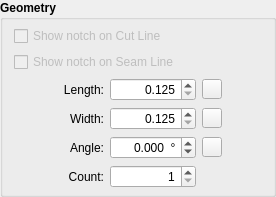
              <widget class="QGroupBox" name="geometry_GroupBox">
               <property name="minimumSize">
                <size>
                 <width>0</width>
                 <height>0</height>
                </size>
               </property>
               <property name="font">
                <font>
                 <pointsize>9</pointsize>
                 <bold>true</bold>
                </font>
               </property>
               <property name="title">
                <string>Geometry</string>
               </property>
               <layout class="QVBoxLayout" name="verticalLayout_27">
                <property name="topMargin">
                 <number>6</number>
                </property>
                <property name="bottomMargin">
                 <number>6</number>
                </property>
                <item>
                 <widget class="QCheckBox" name="showNotch_CheckBox">
                  <property name="enabled">
                   <bool>false</bool>
                  </property>
                  <property name="sizePolicy">
                   <sizepolicy hsizetype="Minimum" vsizetype="Fixed">
                    <horstretch>0</horstretch>
                    <verstretch>0</verstretch>
                   </sizepolicy>
                  </property>
                  <property name="font">
                   <font>
                    <pointsize>9</pointsize>
                    <bold>false</bold>
                   </font>
                  </property>
                  <property name="toolTip">
                   <string>Show notch on the cut line.</string>
                  </property>
                  <property name="text">
                   <string>Show notch on Cut Line</string>
                  </property>
                 </widget>
                </item>
                <item>
                 <widget class="QCheckBox" name="showSeamlineNotch_CheckBox">
                  <property name="enabled">
                   <bool>false</bool>
                  </property>
                  <property name="font">
                   <font>
                    <pointsize>9</pointsize>
                    <bold>false</bold>
                   </font>
                  </property>
                  <property name="toolTip">
                   <string>Show notch on the seam line.</string>
                  </property>
                  <property name="text">
                   <string>Show notch on Seam Line</string>
                  </property>
                 </widget>
                </item>
                <item>
                 <layout class="QGridLayout" name="gridLayout_2">
                  <item row="3" column="1">
                   <widget class="QSpinBox" name="notchCount_SpinBox">
                    <property name="sizePolicy">
                     <sizepolicy hsizetype="Expanding" vsizetype="Fixed">
                      <horstretch>0</horstretch>
                      <verstretch>0</verstretch>
                     </sizepolicy>
                    </property>
                    <property name="minimumSize">
                     <size>
                      <width>50</width>
                      <height>0</height>
                     </size>
                    </property>
                    <property name="font">
                     <font>
                      <pointsize>9</pointsize>
                      <bold>false</bold>
                     </font>
                    </property>
                    <property name="alignment">
                     <set>Qt::AlignRight|Qt::AlignTrailing|Qt::AlignVCenter</set>
                    </property>
                    <property name="minimum">
                     <number>1</number>
                    </property>
                    <property name="maximum">
                     <number>3</number>
                    </property>
                   </widget>
                  </item>
                  <item row="1" column="0">
                   <widget class="QLabel" name="notchWidth_Label">
                    <property name="sizePolicy">
                     <sizepolicy hsizetype="Fixed" vsizetype="Preferred">
                      <horstretch>0</horstretch>
                      <verstretch>0</verstretch>
                     </sizepolicy>
                    </property>
                    <property name="minimumSize">
                     <size>
                      <width>90</width>
                      <height>0</height>
                     </size>
                    </property>
                    <property name="maximumSize">
                     <size>
                      <width>0</width>
                      <height>16777215</height>
                     </size>
                    </property>
                    <property name="font">
                     <font>
                      <pointsize>9</pointsize>
                      <bold>false</bold>
                     </font>
                    </property>
                    <property name="text">
                     <string> Width:</string>
                    </property>
                    <property name="alignment">
                     <set>Qt::AlignRight|Qt::AlignTrailing|Qt::AlignVCenter</set>
                    </property>
                   </widget>
                  </item>
                  <item row="2" column="0">
                   <widget class="QLabel" name="notchAngle_Label">
                    <property name="sizePolicy">
                     <sizepolicy hsizetype="Fixed" vsizetype="Preferred">
                      <horstretch>0</horstretch>
                      <verstretch>0</verstretch>
                     </sizepolicy>
                    </property>
                    <property name="minimumSize">
                     <size>
                      <width>90</width>
                      <height>0</height>
                     </size>
                    </property>
                    <property name="maximumSize">
                     <size>
                      <width>0</width>
                      <height>16777215</height>
                     </size>
                    </property>
                    <property name="font">
                     <font>
                      <pointsize>9</pointsize>
                      <bold>false</bold>
                     </font>
                    </property>
                    <property name="text">
                     <string>Angle:</string>
                    </property>
                    <property name="alignment">
                     <set>Qt::AlignRight|Qt::AlignTrailing|Qt::AlignVCenter</set>
                    </property>
                   </widget>
                  </item>
                  <item row="2" column="1">
                   <widget class="QDoubleSpinBox" name="notchAngle_DoubleSpinBox">
                    <property name="sizePolicy">
                     <sizepolicy hsizetype="Expanding" vsizetype="Fixed">
                      <horstretch>0</horstretch>
                      <verstretch>0</verstretch>
                     </sizepolicy>
                    </property>
                    <property name="minimumSize">
                     <size>
                      <width>50</width>
                      <height>0</height>
                     </size>
                    </property>
                    <property name="font">
                     <font>
                      <pointsize>9</pointsize>
                      <bold>false</bold>
                     </font>
                    </property>
                    <property name="alignment">
                     <set>Qt::AlignRight|Qt::AlignTrailing|Qt::AlignVCenter</set>
                    </property>
                    <property name="keyboardTracking">
                     <bool>false</bool>
                    </property>
                    <property name="suffix">
                     <string notr="true">  °</string>
                    </property>
                    <property name="decimals">
                     <number>3</number>
                    </property>
                    <property name="minimum">
                     <double>-360.000000000000000</double>
                    </property>
                    <property name="maximum">
                     <double>360.000000000000000</double>
                    </property>
                    <property name="singleStep">
                     <double>1.000000000000000</double>
                    </property>
                   </widget>
                  </item>
                  <item row="0" column="0">
                   <widget class="QLabel" name="notchLength_Label">
                    <property name="sizePolicy">
                     <sizepolicy hsizetype="Fixed" vsizetype="Preferred">
                      <horstretch>0</horstretch>
                      <verstretch>0</verstretch>
                     </sizepolicy>
                    </property>
                    <property name="minimumSize">
                     <size>
                      <width>90</width>
                      <height>0</height>
                     </size>
                    </property>
                    <property name="maximumSize">
                     <size>
                      <width>0</width>
                      <height>16777215</height>
                     </size>
                    </property>
                    <property name="font">
                     <font>
                      <pointsize>9</pointsize>
                      <bold>false</bold>
                     </font>
                    </property>
                    <property name="text">
                     <string>Length:</string>
                    </property>
                    <property name="alignment">
                     <set>Qt::AlignRight|Qt::AlignTrailing|Qt::AlignVCenter</set>
                    </property>
                   </widget>
                  </item>
                  <item row="0" column="2">
                   <widget class="QPushButton" name="resetLength_PushButton">
                    <property name="sizePolicy">
                     <sizepolicy hsizetype="Fixed" vsizetype="Fixed">
                      <horstretch>0</horstretch>
                      <verstretch>0</verstretch>
                     </sizepolicy>
                    </property>
                    <property name="minimumSize">
                     <size>
                      <width>20</width>
                      <height>20</height>
                     </size>
                    </property>
                    <property name="maximumSize">
                     <size>
                      <width>20</width>
                      <height>20</height>
                     </size>
                    </property>
                    <property name="toolTip">
                     <string>Reset notch length to default.</string>
                    </property>
                    <property name="text">
                     <string/>
                    </property>
                    <property name="icon">
                     <iconset resource="../../../../vmisc/share/resources/theme.qrc">
                      <normaloff>:/icons/win.icon.theme/24x24/actions/edit-undo.png</normaloff>:/icons/win.icon.theme/24x24/actions/edit-undo.png</iconset>
                    </property>
                   </widget>
                  </item>
                  <item row="1" column="4">
                   <spacer name="horizontalSpacer_19">
                    <property name="orientation">
                     <enum>Qt::Horizontal</enum>
                    </property>
                    <property name="sizeHint" stdset="0">
                     <size>
                      <width>40</width>
                      <height>20</height>
                     </size>
                    </property>
                   </spacer>
                  </item>
                  <item row="0" column="1">
                   <widget class="QDoubleSpinBox" name="notchLength_DoubleSpinBox">
                    <property name="sizePolicy">
                     <sizepolicy hsizetype="Expanding" vsizetype="Fixed">
                      <horstretch>0</horstretch>
                      <verstretch>0</verstretch>
                     </sizepolicy>
                    </property>
                    <property name="minimumSize">
                     <size>
                      <width>50</width>
                      <height>0</height>
                     </size>
                    </property>
                    <property name="font">
                     <font>
                      <pointsize>9</pointsize>
                      <bold>false</bold>
                     </font>
                    </property>
                    <property name="alignment">
                     <set>Qt::AlignRight|Qt::AlignTrailing|Qt::AlignVCenter</set>
                    </property>
                    <property name="keyboardTracking">
                     <bool>false</bool>
                    </property>
                    <property name="decimals">
                     <number>3</number>
                    </property>
                    <property name="minimum">
                     <double>0.125000000000000</double>
                    </property>
                    <property name="maximum">
                     <double>5.000000000000000</double>
                    </property>
                    <property name="singleStep">
                     <double>0.010000000000000</double>
                    </property>
                    <property name="value">
                     <double>0.125000000000000</double>
                    </property>
                   </widget>
                  </item>
                  <item row="0" column="4">
                   <spacer name="horizontalSpacer_18">
                    <property name="orientation">
                     <enum>Qt::Horizontal</enum>
                    </property>
                    <property name="sizeHint" stdset="0">
                     <size>
                      <width>40</width>
                      <height>20</height>
                     </size>
                    </property>
                   </spacer>
                  </item>
                  <item row="1" column="2">
                   <widget class="QPushButton" name="resetWidth_PushButton">
                    <property name="sizePolicy">
                     <sizepolicy hsizetype="Fixed" vsizetype="Fixed">
                      <horstretch>0</horstretch>
                      <verstretch>0</verstretch>
                     </sizepolicy>
                    </property>
                    <property name="minimumSize">
                     <size>
                      <width>20</width>
                      <height>20</height>
                     </size>
                    </property>
                    <property name="maximumSize">
                     <size>
                      <width>20</width>
                      <height>20</height>
                     </size>
                    </property>
                    <property name="toolTip">
                     <string>Reset notch with to default.</string>
                    </property>
                    <property name="text">
                     <string/>
                    </property>
                    <property name="icon">
                     <iconset resource="../../../../vmisc/share/resources/theme.qrc">
                      <normaloff>:/icons/win.icon.theme/24x24/actions/edit-undo.png</normaloff>:/icons/win.icon.theme/24x24/actions/edit-undo.png</iconset>
                    </property>
                   </widget>
                  </item>
                  <item row="1" column="1">
                   <widget class="QDoubleSpinBox" name="notchWidth_DoubleSpinBox">
                    <property name="sizePolicy">
                     <sizepolicy hsizetype="Expanding" vsizetype="Fixed">
                      <horstretch>0</horstretch>
                      <verstretch>0</verstretch>
                     </sizepolicy>
                    </property>
                    <property name="minimumSize">
                     <size>
                      <width>50</width>
                      <height>0</height>
                     </size>
                    </property>
                    <property name="font">
                     <font>
                      <pointsize>9</pointsize>
                      <bold>false</bold>
                     </font>
                    </property>
                    <property name="alignment">
                     <set>Qt::AlignRight|Qt::AlignTrailing|Qt::AlignVCenter</set>
                    </property>
                    <property name="keyboardTracking">
                     <bool>false</bool>
                    </property>
                    <property name="decimals">
                     <number>3</number>
                    </property>
                    <property name="minimum">
                     <double>0.125000000000000</double>
                    </property>
                    <property name="maximum">
                     <double>5.000000000000000</double>
                    </property>
                    <property name="singleStep">
                     <double>0.010000000000000</double>
                    </property>
                    <property name="value">
                     <double>0.125000000000000</double>
                    </property>
                   </widget>
                  </item>
                  <item row="2" column="2">
                   <widget class="QPushButton" name="resetAngle_PushButton">
                    <property name="sizePolicy">
                     <sizepolicy hsizetype="Fixed" vsizetype="Fixed">
                      <horstretch>0</horstretch>
                      <verstretch>0</verstretch>
                     </sizepolicy>
                    </property>
                    <property name="minimumSize">
                     <size>
                      <width>20</width>
                      <height>20</height>
                     </size>
                    </property>
                    <property name="maximumSize">
                     <size>
                      <width>20</width>
                      <height>20</height>
                     </size>
                    </property>
                    <property name="toolTip">
                     <string>Reset notch angle to default.</string>
                    </property>
                    <property name="text">
                     <string/>
                    </property>
                    <property name="icon">
                     <iconset resource="../../../../vmisc/share/resources/theme.qrc">
                      <normaloff>:/icons/win.icon.theme/24x24/actions/edit-undo.png</normaloff>:/icons/win.icon.theme/24x24/actions/edit-undo.png</iconset>
                    </property>
                   </widget>
                  </item>
                  <item row="3" column="0">
                   <widget class="QLabel" name="notchCount_Label">
                    <property name="sizePolicy">
                     <sizepolicy hsizetype="Fixed" vsizetype="Preferred">
                      <horstretch>0</horstretch>
                      <verstretch>0</verstretch>
                     </sizepolicy>
                    </property>
                    <property name="minimumSize">
                     <size>
                      <width>90</width>
                      <height>0</height>
                     </size>
                    </property>
                    <property name="maximumSize">
                     <size>
                      <width>0</width>
                      <height>16777215</height>
                     </size>
                    </property>
                    <property name="font">
                     <font>
                      <pointsize>9</pointsize>
                      <bold>false</bold>
                     </font>
                    </property>
                    <property name="text">
                     <string>Count:</string>
                    </property>
                    <property name="alignment">
                     <set>Qt::AlignRight|Qt::AlignTrailing|Qt::AlignVCenter</set>
                    </property>
                   </widget>
                  </item>
                  <item row="2" column="4">
                   <spacer name="horizontalSpacer_20">
                    <property name="orientation">
                     <enum>Qt::Horizontal</enum>
                    </property>
                    <property name="sizeHint" stdset="0">
                     <size>
                      <width>40</width>
                      <height>20</height>
                     </size>
                    </property>
                   </spacer>
                  </item>
                 </layout>
                </item>
               </layout>
              </widget>
